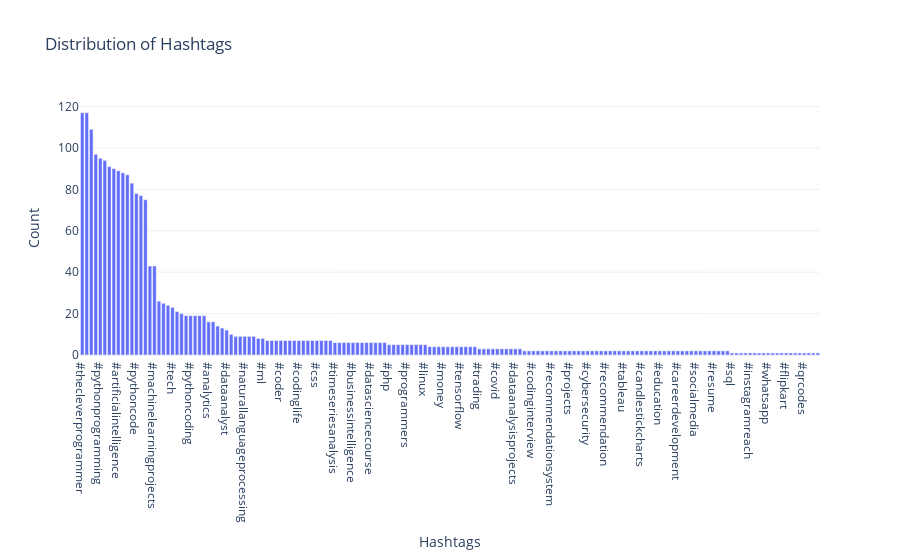

Notebook source saved alongside this figure:
### Markdown cell above
Qno.12 Have a look at the distribution of hashtags to see which hashtag is used the most in all the
posts as shown below

### Code cell
# Split the hashtags into separate rows
hashtags = data['Hashtags'].str.split(expand=True).stack()

# Count the occurrences of each hashtag
hashtag_counts = hashtags.value_counts()

# Convert the counts to a DataFrame
hashtag_counts_df = pd.DataFrame({'Hashtag': hashtag_counts.index, 'Count': hashtag_counts.values})

# Create a bar plot
fig = px.bar(hashtag_counts_df, x='Hashtag', y='Count', title="Distribution of Hashtags")

# Update layout for better visualization
fig.update_layout(
    xaxis_title="Hashtags",
    yaxis_title="Count",
)

# Show the plot
fig.show()

### Figure 1 — Plotly figure (JSON) as saved in the notebook; plotly's stock layout.template omitted (floating-point values rounded to 4 significant figures; data arrays with more than 128 entries replaced by an {"elided": "..."} marker saying what was removed)
{"data": [{"alignmentgroup": "True", "hovertemplate": "Hashtag=%{x}<br>Count=%{y}<extra></extra>", "legendgroup": "", "marker": {"color": "#636efa", "pattern": {"shape": ""}}, "name": "", "offsetgroup": "", "orientation": "v", "showlegend": false, "textposition": "auto", "type": "bar", "x": {"elided": "164 str values"}, "xaxis": "x", "y": {"elided": "164 int values"}, "yaxis": "y"}], "layout": {"barmode": "relative", "legend": {"tracegroupgap": 0}, "title": {"text": "Distribution of Hashtags"}, "xaxis": {"anchor": "y", "domain": [0, 1], "title": {"text": "Hashtags"}}, "yaxis": {"anchor": "x", "domain": [0, 1], "title": {"text": "Count"}}}}
